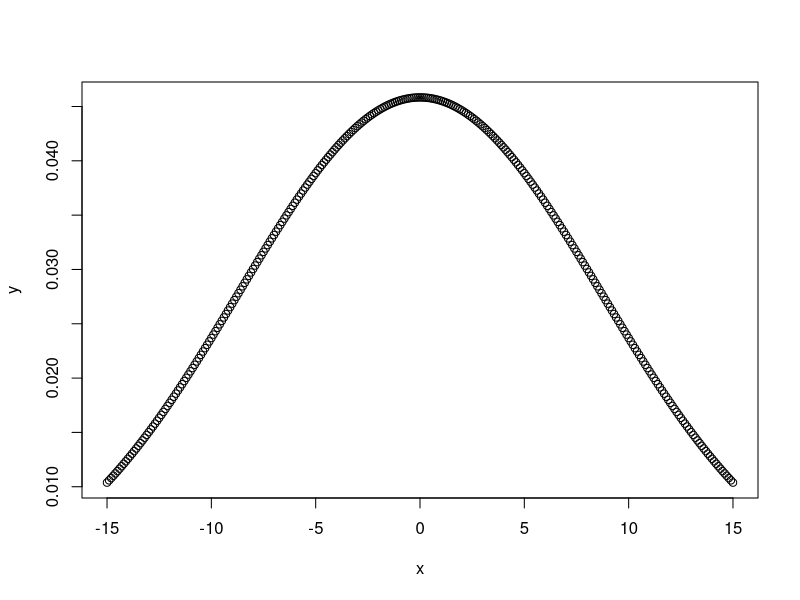

This chart was generated by the following R code:
# Plot the normal distribution with given mean and standard deviation.
x <- seq(-15,15, by=0.1)
y <-dnorm(x,mean(x),sd(x))
plot(x,y)